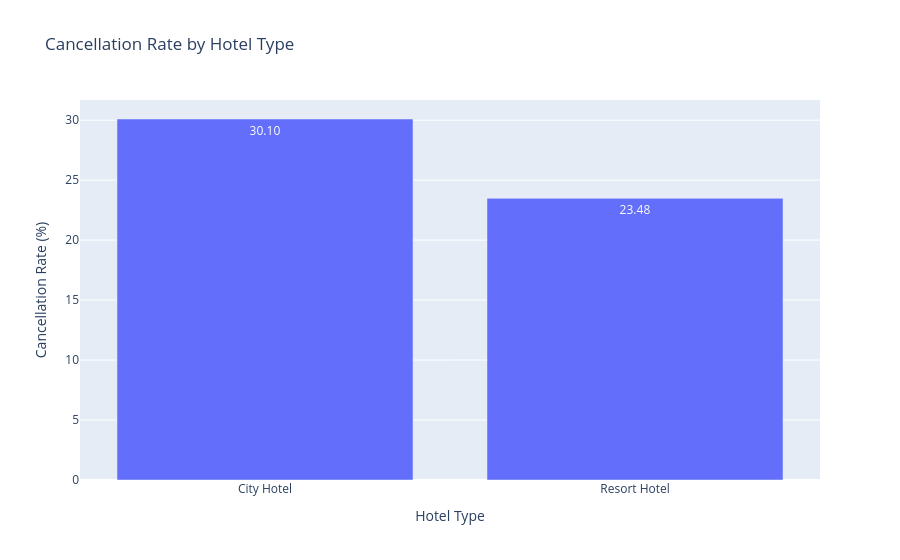

The cell this chart's notebook holds for it:
### Markdown cell above
## 8. Cancellation Rate by Hotel Type

### Code cell
hotel_rates = (
    df.groupby("hotel", observed=False)["is_canceled"]
      .mean()
      .mul(100)
      .reset_index(name="cancellation_rate")
)

fig = px.bar(
    hotel_rates,
    x="hotel",
    y="cancellation_rate",
    text_auto=".2f",
    title="Cancellation Rate by Hotel Type",
    labels={"hotel": "Hotel Type", "cancellation_rate": "Cancellation Rate (%)"}
)
fig.show()

highest_hotel = hotel_rates.loc[
    hotel_rates["cancellation_rate"].idxmax()
]

print(
    f"Observation: {highest_hotel['hotel']} has the higher cancellation rate "
    f"at {highest_hotel['cancellation_rate']:.2f}%."
)

### Figure 1 — Plotly figure (JSON) as saved in the notebook; plotly's stock layout.template omitted (floating-point values rounded to 4 significant figures)
{"data": [{"hovertemplate": "Hotel Type=%{x}<br>Cancellation Rate (%)=%{y}<extra></extra>", "legendgroup": "", "marker": {"color": "#636efa", "pattern": {"shape": ""}}, "name": "", "orientation": "v", "showlegend": false, "textposition": "auto", "texttemplate": "%{y:.2f}", "type": "bar", "x": ["City Hotel", "Resort Hotel"], "xaxis": "x", "y": [30.1, 23.48], "yaxis": "y"}], "layout": {"barmode": "relative", "legend": {"tracegroupgap": 0}, "title": {"text": "Cancellation Rate by Hotel Type"}, "xaxis": {"anchor": "y", "domain": [0, 1], "title": {"text": "Hotel Type"}}, "yaxis": {"anchor": "x", "domain": [0, 1], "title": {"text": "Cancellation Rate (%)"}}}}
